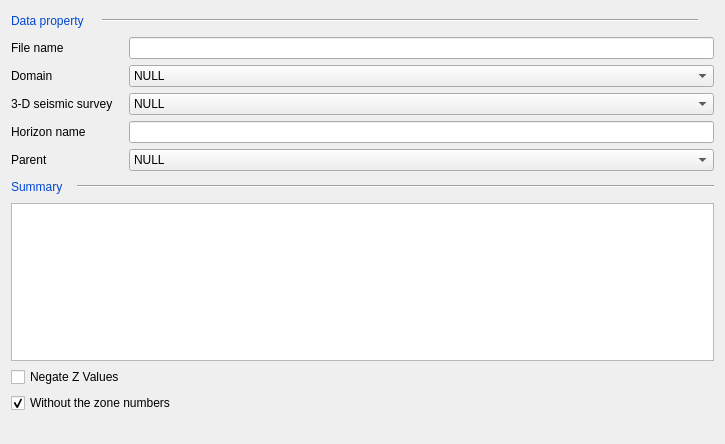
<?xml version="1.0" encoding="UTF-8"?>
<ui version="4.0">
 <class>RLPageFile3DSurface</class>
 <widget class="QWidget" name="RLPageFile3DSurface">
  <property name="geometry">
   <rect>
    <x>0</x>
    <y>0</y>
    <width>725</width>
    <height>444</height>
   </rect>
  </property>
  <property name="windowTitle">
   <string>Form</string>
  </property>
  <layout class="QGridLayout" name="gridLayout">
   <item row="0" column="0">
    <layout class="QHBoxLayout" name="horizontalLayout_2">
     <item>
      <widget class="QLabel" name="label_5">
       <property name="minimumSize">
        <size>
         <width>85</width>
         <height>20</height>
        </size>
       </property>
       <property name="maximumSize">
        <size>
         <width>70</width>
         <height>16777215</height>
        </size>
       </property>
       <property name="palette">
        <palette>
         <active>
          <colorrole role="WindowText">
           <brush brushstyle="SolidPattern">
            <color alpha="255">
             <red>0</red>
             <green>70</green>
             <blue>213</blue>
            </color>
           </brush>
          </colorrole>
         </active>
         <inactive>
          <colorrole role="WindowText">
           <brush brushstyle="SolidPattern">
            <color alpha="255">
             <red>0</red>
             <green>70</green>
             <blue>213</blue>
            </color>
           </brush>
          </colorrole>
         </inactive>
         <disabled>
          <colorrole role="WindowText">
           <brush brushstyle="SolidPattern">
            <color alpha="255">
             <red>118</red>
             <green>116</green>
             <blue>108</blue>
            </color>
           </brush>
          </colorrole>
         </disabled>
        </palette>
       </property>
       <property name="text">
        <string>Data property</string>
       </property>
      </widget>
     </item>
     <item>
      <widget class="Line" name="line">
       <property name="orientation">
        <enum>Qt::Horizontal</enum>
       </property>
      </widget>
     </item>
    </layout>
   </item>
   <item row="2" column="1">
    <widget class="QLabel" name="label_13">
     <property name="minimumSize">
      <size>
       <width>10</width>
       <height>0</height>
      </size>
     </property>
     <property name="maximumSize">
      <size>
       <width>10</width>
       <height>16777215</height>
      </size>
     </property>
     <property name="text">
      <string/>
     </property>
    </widget>
   </item>
   <item row="1" column="0" rowspan="2" colspan="2">
    <layout class="QHBoxLayout" name="horizontalLayout">
     <item>
      <layout class="QVBoxLayout" name="verticalLayout">
       <item>
        <widget class="QLabel" name="label">
         <property name="text">
          <string>File name</string>
         </property>
        </widget>
       </item>
       <item>
        <widget class="QLabel" name="label_2">
         <property name="text">
          <string>Domain</string>
         </property>
        </widget>
       </item>
       <item>
        <widget class="QLabel" name="label_9">
         <property name="text">
          <string>3-D seismic survey   </string>
         </property>
        </widget>
       </item>
       <item>
        <widget class="QLabel" name="label_8">
         <property name="text">
          <string>Horizon name</string>
         </property>
        </widget>
       </item>
       <item>
        <widget class="QLabel" name="label_10">
         <property name="text">
          <string>Parent</string>
         </property>
        </widget>
       </item>
      </layout>
     </item>
     <item>
      <layout class="QVBoxLayout" name="verticalLayout_2">
       <item>
        <widget class="QLineEdit" name="m_pLineEditFileName"/>
       </item>
       <item>
        <widget class="QComboBox" name="m_pComboDomain">
         <item>
          <property name="text">
           <string>NULL</string>
          </property>
         </item>
         <item>
          <property name="text">
           <string>Time</string>
          </property>
         </item>
         <item>
          <property name="text">
           <string>Depth</string>
          </property>
         </item>
        </widget>
       </item>
       <item>
        <widget class="QComboBox" name="m_pComboUTM">
         <item>
          <property name="text">
           <string>NULL</string>
          </property>
         </item>
        </widget>
       </item>
       <item>
        <widget class="QLineEdit" name="m_pLineEdtHorizoName"/>
       </item>
       <item>
        <widget class="QComboBox" name="m_pComboParent">
         <item>
          <property name="text">
           <string>NULL</string>
          </property>
         </item>
        </widget>
       </item>
      </layout>
     </item>
    </layout>
   </item>
   <item row="4" column="0" colspan="2">
    <widget class="QTableWidget" name="m_pTable"/>
   </item>
   <item row="5" column="0">
    <widget class="QCheckBox" name="m_pCheckNegateZ">
     <property name="text">
      <string>Negate Z Values</string>
     </property>
    </widget>
   </item>
   <item row="7" column="0">
    <spacer name="verticalSpacer">
     <property name="orientation">
      <enum>Qt::Vertical</enum>
     </property>
     <property name="sizeHint" stdset="0">
      <size>
       <width>20</width>
       <height>44</height>
      </size>
     </property>
    </spacer>
   </item>
   <item row="7" column="1">
    <widget class="QLabel" name="label_15">
     <property name="minimumSize">
      <size>
       <width>10</width>
       <height>0</height>
      </size>
     </property>
     <property name="maximumSize">
      <size>
       <width>10</width>
       <height>16777215</height>
      </size>
     </property>
     <property name="text">
      <string/>
     </property>
    </widget>
   </item>
   <item row="3" column="0" colspan="2">
    <layout class="QHBoxLayout" name="horizontalLayout_3">
     <item>
      <widget class="QLabel" name="label_6">
       <property name="minimumSize">
        <size>
         <width>60</width>
         <height>20</height>
        </size>
       </property>
       <property name="maximumSize">
        <size>
         <width>50</width>
         <height>16777215</height>
        </size>
       </property>
       <property name="palette">
        <palette>
         <active>
          <colorrole role="WindowText">
           <brush brushstyle="SolidPattern">
            <color alpha="255">
             <red>0</red>
             <green>70</green>
             <blue>213</blue>
            </color>
           </brush>
          </colorrole>
         </active>
         <inactive>
          <colorrole role="WindowText">
           <brush brushstyle="SolidPattern">
            <color alpha="255">
             <red>0</red>
             <green>70</green>
             <blue>213</blue>
            </color>
           </brush>
          </colorrole>
         </inactive>
         <disabled>
          <colorrole role="WindowText">
           <brush brushstyle="SolidPattern">
            <color alpha="255">
             <red>118</red>
             <green>116</green>
             <blue>108</blue>
            </color>
           </brush>
          </colorrole>
         </disabled>
        </palette>
       </property>
       <property name="text">
        <string>Summary</string>
       </property>
      </widget>
     </item>
     <item>
      <widget class="Line" name="line_2">
       <property name="orientation">
        <enum>Qt::Horizontal</enum>
       </property>
      </widget>
     </item>
    </layout>
   </item>
   <item row="6" column="0">
    <widget class="QCheckBox" name="checkBoxZone">
     <property name="text">
      <string>Without the zone numbers</string>
     </property>
     <property name="checked">
      <bool>true</bool>
     </property>
    </widget>
   </item>
  </layout>
  <zorder>label_13</zorder>
  <zorder>m_pTable</zorder>
  <zorder>label_15</zorder>
  <zorder>m_pCheckNegateZ</zorder>
  <zorder>checkBoxZone</zorder>
 </widget>
 <resources/>
 <connections/>
</ui>
